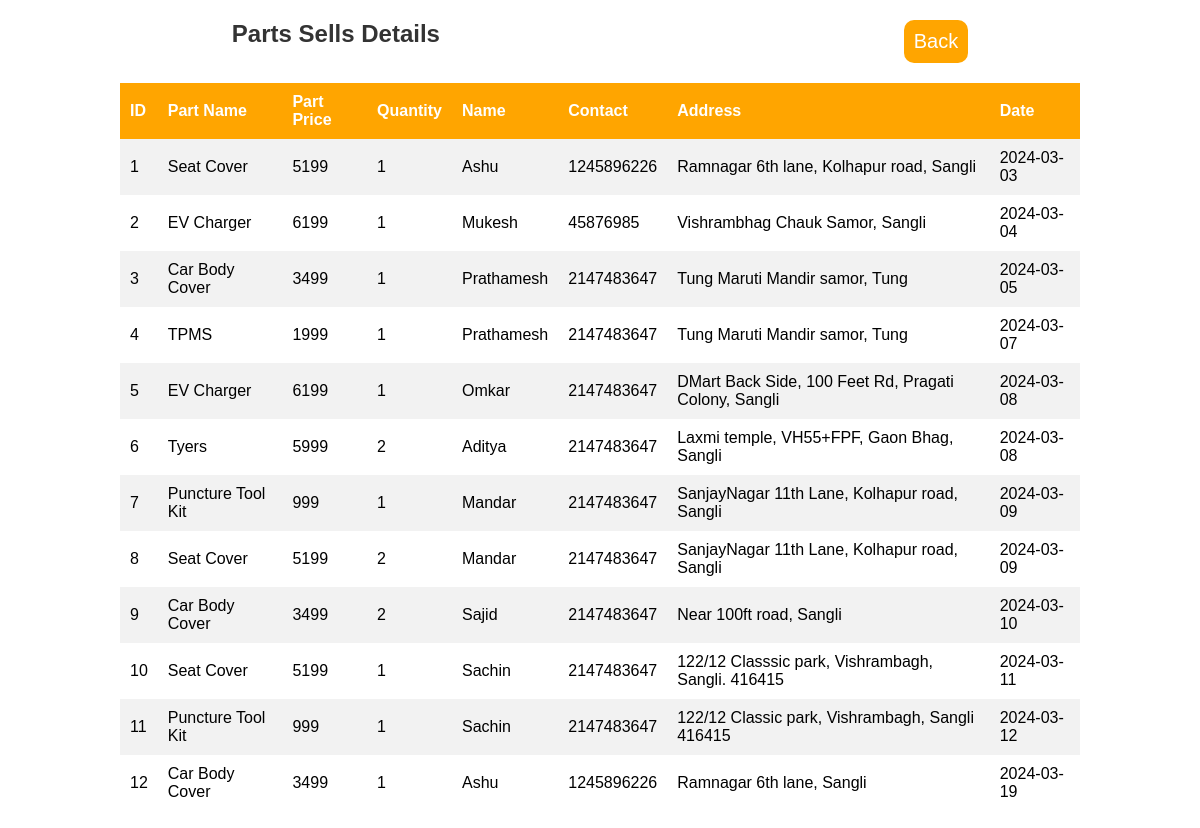
Screenshot of /admin/parts-sells.php with the database file from the repository.
### tables this page shows
CREATE TABLE `parts_sells` (
  `ID` int(11) NOT NULL,
  `Part Name` varchar(20) NOT NULL,
  `Part Price` int(10) NOT NULL,
  `Total` int(125) NOT NULL,
  `Quantity` int(20) NOT NULL DEFAULT 1,
  `Email` varchar(20) NOT NULL,
  `Name` varchar(20) NOT NULL,
  `Contact` int(10) NOT NULL,
  `Address` text NOT NULL,
  `Date` date NOT NULL DEFAULT current_timestamp()
);

### admin/parts-sells.php (the view, shortened to what this page needs)
<link rel="stylesheet" href="admin.css">
<section>
   <div>
      <h2>Parts Sells Details</h2>
      <a href="admin.php" class="form-btn">Back</a>
   </div>
   <?php
   include '../connect.php';
   $query = "SELECT * FROM parts_sells";
   $result = mysqli_query($conn, $query);
   if (mysqli_num_rows($result) > 0) {
      echo "<table border='1'>
        <tr>
            <th>ID</th>
            <th>Part Name</th>
            <th>Part Price</th>
            <th>Quantity</th>
            <th>Name</th>
            <th>Contact</th>
            <th>Address</th>
            <th>Date</th>
        </tr>";
      while ($row = mysqli_fetch_assoc($result)) {
         echo "<tr>
            <td>{$row['ID']}</td>
            <td>{$row['Part Name']}</td>
            <td>{$row['Part Price']}</td>
            <td>{$row['Quantity']}</td>
            <td>{$row['Name']}</td>
            <td>{$row['Contact']}</td>
            <td>{$row['Address']}</td>
            <td>{$row['Date']}</td>
        </tr>";
      }
      echo "</table>";
   } else {
      echo "No records found";
   }
   ?>
</section>

### admin/admin.css (style rules this page uses)
* { font-family: sans-serif; margin: 0; padding: 0; box-sizing: border-box; outline: none; border: none; text-decoration: none; }
h2 { text-align: center; color: #333; }
table { width: 80%; margin: 20px auto; border-collapse: collapse; }
tr:nth-child(even) { background-color: #f2f2f2; }
th, td { padding: 10px; text-align: left; }
table tr th { background-color: var(--main-color); color: white; }

### admin/parts-sells.php (style rules this page uses)
table { width: 80%; margin: 20px auto; border-collapse: collapse; }
th, td { padding: 10px; text-align: left; }
th { background-color: #ffa500; color: white; }
section div { margin-top: 20px; display: flex; justify-content: space-around; }
section div a { background: var(--main-color); color: var(--bg-color); text-transform: capitalize; font-size: 20px; cursor: pointer; padding: 10px; border-radius: 10px; }

### rows the page displays
parts_sells: ID "1", Part Name "Seat Cover", Part Price "5199", Quantity "1", Name "Ashu", Contact "1245896226", Address "Ramnagar 6th lane, Kolhapur road, Sangli", Date "2024-03-03"
parts_sells: ID "2", Part Name "EV Charger", Part Price "6199", Quantity "1", Name "Mukesh", Contact "45876985", Address "Vishrambhag Chauk Samor, Sangli", Date "2024-03-04"
parts_sells: ID "3", Part Name "Car Body Cover", Part Price "3499", Quantity "1", Name "Prathamesh", Contact "2147483647", Address "Tung Maruti Mandir samor, Tung", Date "2024-03-05"
parts_sells: ID "4", Part Name "TPMS", Part Price "1999", Quantity "1", Name "Prathamesh", Contact "2147483647", Address "Tung Maruti Mandir samor, Tung", Date "2024-03-07"
parts_sells: ID "5", Part Name "EV Charger", Part Price "6199", Quantity "1", Name "Omkar", Contact "2147483647", Address "DMart Back Side, 100 Feet Rd, Pragati Colony, Sangli", Date "2024-03-08"
parts_sells: ID "6", Part Name "Tyers", Part Price "5999", Quantity "2", Name "Aditya", Contact "2147483647", Address "Laxmi temple, VH55+FPF, Gaon Bhag, Sangli", Date "2024-03-08"
parts_sells: ID "7", Part Name "Puncture Tool Kit", Part Price "999", Quantity "1", Name "Mandar", Contact "2147483647", Address "SanjayNagar 11th Lane, Kolhapur road, Sangli", Date "2024-03-09"
parts_sells: ID "8", Part Name "Seat Cover", Part Price "5199", Quantity "2", Name "Mandar", Contact "2147483647", Address "SanjayNagar 11th Lane, Kolhapur road, Sangli", Date "2024-03-09"
parts_sells: ID "9", Part Name "Car Body Cover", Part Price "3499", Quantity "2", Name "Sajid", Contact "2147483647", Address "Near 100ft road, Sangli", Date "2024-03-10"
parts_sells: ID "10", Part Name "Seat Cover", Part Price "5199", Quantity "1", Name "Sachin", Contact "2147483647", Address "122/12 Classsic park, Vishrambagh, Sangli. 416415", Date "2024-03-11"
parts_sells: ID "11", Part Name "Puncture Tool Kit", Part Price "999", Quantity "1", Name "Sachin", Contact "2147483647", Address "122/12 Classic park, Vishrambagh, Sangli 416415", Date "2024-03-12"
parts_sells: ID "12", Part Name "Car Body Cover", Part Price "3499", Quantity "1", Name "Ashu", Contact "1245896226", Address "Ramnagar 6th lane, Sangli", Date "2024-03-19"
